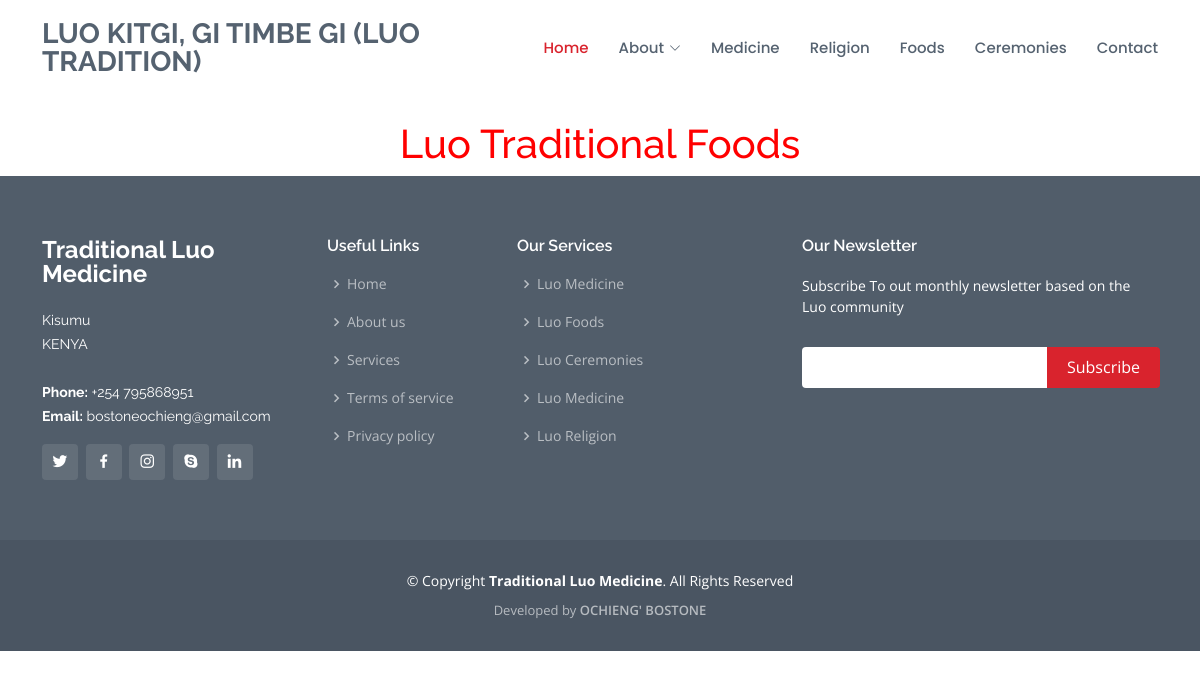
Before: /food with the older database file.
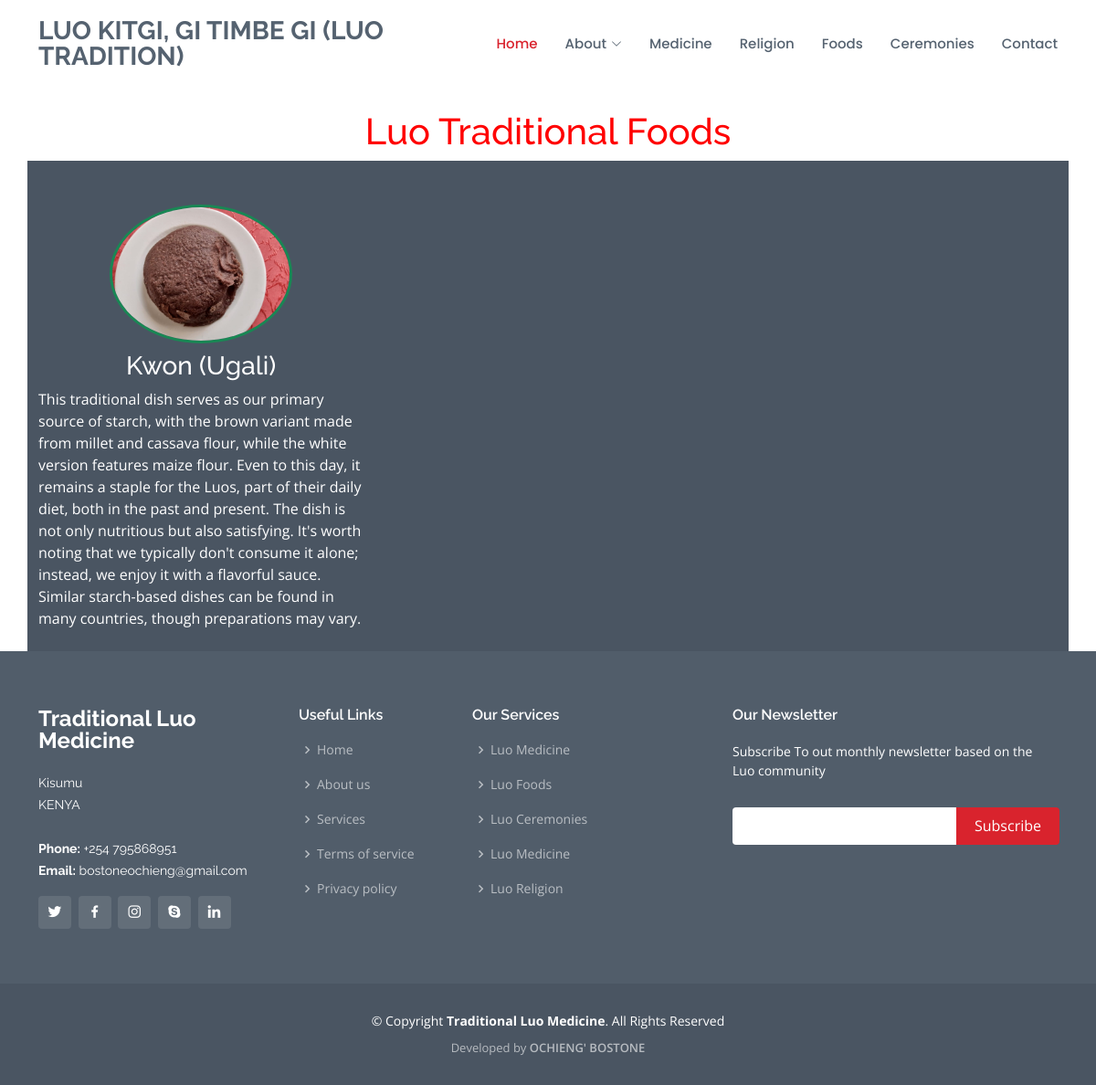
After: the same page with the newer database file.
### luomedicine_app/models.py (models this page shows, shortened)
class LuoFoods(models.Model):
    title = models.CharField(max_length=100)
    description = models.TextField()
    image = models.ImageField(upload_to='luomedicine_app/static/luo_foods/')

### luomedicine_app/views.py (the view)
# urls.py: path("food", views.luo_food, name='luofoods'),
def luo_food(request):
    luo_foods = LuoFoods.objects.all()
    return render(request, 'luomedicine/foods.html', {'luo_foods':luo_foods})

### luomedicine_app/templates/luomedicine/foods.html
{% extends "luomedicine/layout.html" %}
{% block body %}
{% load static %}
<div
  style="
    margin-top: 120px;
    color: red;
    font-size: 44px;
    font-weight: bold;
    text-align: center;
    font-family: "Times New Roman", Times, serif;
  "
>
  <h1>Luo Traditional Foods</h1>
</div>
<div class="container mt-10">
  <div class="row p-10" style="background-color: #4a5562;">
    {% for luo_food in luo_foods %}
    <div class="col-md-4 mb-2 mt-5">
      <div class="d-flex justify-content-center flex-column align-items-center">
        <div class="rounded-circle border border-success border-3 p-0" style="max-width: 200px;">
          <img src="{{ luo_food.image.url }}" alt="{{ luo_food.title }}" class="img-fluid rounded-circle" style="width: 100%; height: auto;">
         </div>
         <h3 class="text-white text-center mt-2"> {{ luo_food.title }}</h3>
         <p class="text-white">{{ luo_food.description }}</p>
      </div>
    </div>
    {% endfor %}
  </div>
</div>
{% endblock %}

Changed rows visible on the page:
added LuoFoods: image (picture), title "Kwon (Ugali)", description "This traditional dish serves as our primary source of starch, with the brown variant made from millet and cassava flour, while the white version features maize flour. Even to this day, it remains a staple for the Luos, part of their daily diet, both in the past and present. The dish is not only nutritious but also satisfying. It's worth noting that we typically don't consume it alone; instead, we enjoy it with a flavorful sauce. Similar starch-based dishes can be found in many countries, though preparations may vary."
